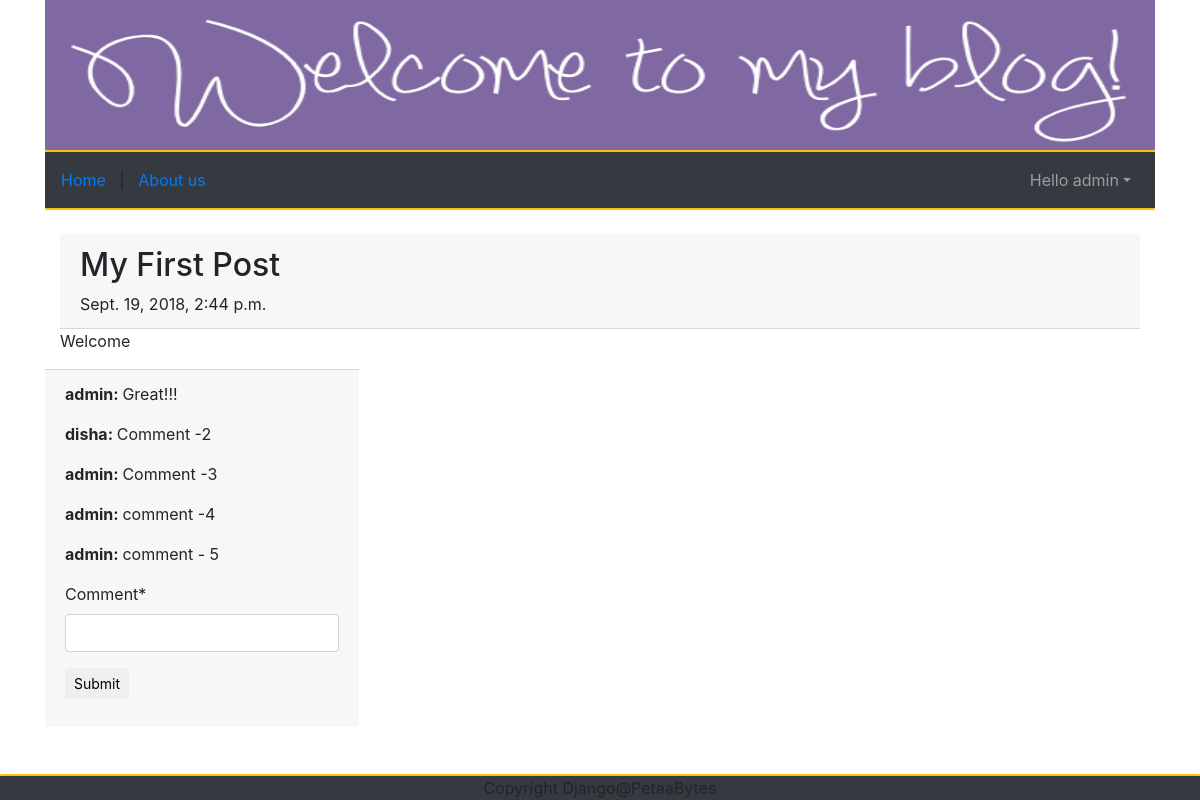
The page /post/1/ (signed in) on the database its author committed.
### accounts/models.py (models this page shows, shortened)
class CustomUser(AbstractUser):
    gender = models.CharField(max_length=10)
    dob = models.DateField(blank=True, null=True)
    age = models.PositiveIntegerField(default=0)

### blog/models.py (models this page shows, shortened)
class Post(models.Model):
    author = models.ForeignKey('accounts.CustomUser', on_delete=models.CASCADE)
    title = models.CharField(max_length=200)
    text = models.TextField()
    created_date = models.DateTimeField(default=timezone.now)

class Comment(models.Model):
    post = models.ForeignKey(Post, on_delete=models.CASCADE, related_name="comments")
    comment = models.CharField(max_length=140)
    author = models.ForeignKey('accounts.CustomUser', on_delete=models.CASCADE)
    def __str__(self):
        return self.comment

### blog/views.py (the view, shortened to what this page needs)
# urls.py: path('post/<int:pk>/', views.PostDetailView.as_view(), name='detailview'),
class PostDetailView(DetailView, CreateView):
    model = Post
    template_name = 'detailview.html'
    form_class = CommentForm

### blog/forms.py
class CommentForm(forms.ModelForm):
    comment = forms.CharField(widget=forms.TextInput(), label="Comment")
    class Meta:
        model = Comment
        fields = ('comment',)

### blog/templates/detailview.html (shortened to what this page needs)
{% extends 'base.html' %}
{% load crispy_forms_tags %}
{% block base%}
<div class="content container">
    <div class="row">
        <div class="card col-md-12 border-right-0 border-left-0 border-top-0 border-bottom-0">
            <div class="card-header">
                <h2>{{ post.title }}</h2>
                {{ post.created_date }}
            </div>
            <p>{{ post.text}}</p>
        </div>
        <div class="card-footer">
            {% for comment in post.comments.all %}
            <p>
                <span class="font-weight-bold">{{ comment.author }}: </span>
                {{ comment }}
            </p>
            {% endfor %}
            {% if user.is_authenticated %}
            <form method="post">{% csrf_token %}
                {{ form|crispy }}
                <button type="submit" class="btn btn-sm">Submit</button>
            </form>
            {%else%}
            <a href="{% url 'login' %}">Login</a> to add comments
            {% endif%}
        </div>
    </div>
</div>
</div>
<br><br>
{% endblock %}

### templates/base.html (shortened to what this page needs)
{% extends 'scripts.html' %}
{% load static %}
{% block scripts_content %}
<div class="content container">
    <div class="page-header">
        <img src="{% static 'media/headerimg.png' %}" width="1110" height="150"/>
        <div class="progress" style="height: 2px">
            <div class="progress-bar bg-warning" style="width:100%; height: 5px"></div>
        </div>
        <nav class="navbar navbar-expand bg-dark navbar-dark">
            <div class="container justify-content-md-start">
                <ul class="navbar-nav">
                    <a href="{% url 'listposts' %}"> Home</a>
                    &nbsp;&nbsp;&nbsp;|&nbsp;&nbsp;&nbsp;
                    <a href="{% url 'aboutpage' %}"> About us</a>
                </ul>
            </div>
            <div class="container justify-content-md-end">
                <ul class="navbar-nav">
                    {% if user.is_authenticated %}
                    <li class="nav-item dropdown">
                        <a class="nav-link dropdown-toggle" href="#" id="navbardrop" data-toggle="dropdown"> Hello
                            {{user.username}}</a>
                    </li>
                    {% else %}
                    <a href="{% url 'login' %}">Login</a>
                    {% endif %}
                </ul>
            </div>
        </nav>
    </div>
    <div class="progress" style="height: 2px">
        <div class="progress-bar bg-warning" style="width:100%"></div>
    </div>
    <br>
    {% block base%}
    {% endblock%}
    <div class="fixed-bottom" align="center">
        <div class="progress" style="height: 2px">
            <div class="progress-bar bg-warning" style="width:100%; height: 5px"></div>
        </div>
        <div class="bg-dark">
            Copyright Django@PetaaBytes
        </div>
    </div>
{% endblock %}

### rows shown on the page
CustomUser: username "admin"
Post: title "My First Post", created_date "Sept. 19, 2018, 2:44 p.m.", text "Welcome"
Comment: author "admin", comment "Great!!!"
Comment: author "disha", comment "Comment -2"
Comment: author "admin", comment "Comment -3"
Comment: author "admin", comment "comment -4"
Comment: author "admin", comment "comment - 5"
